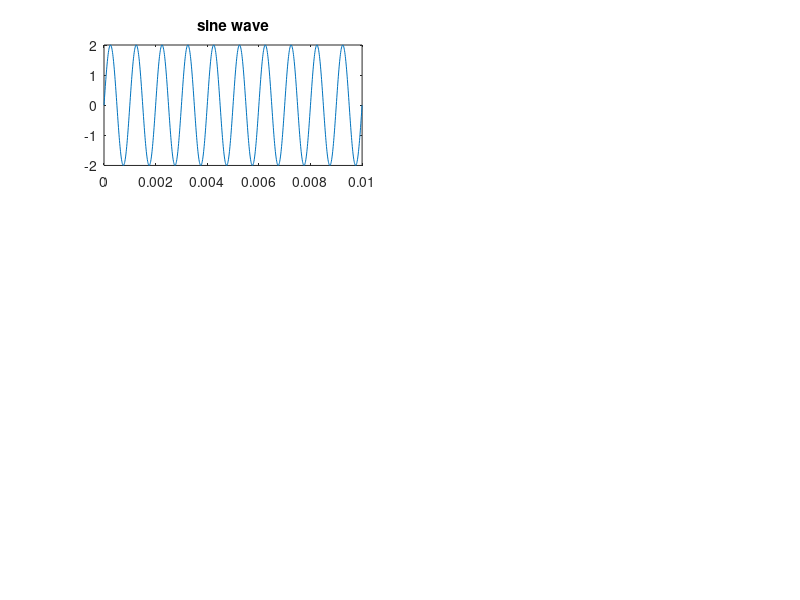

This chart was generated by the following MATLAB code: (Note: this script raises an error after producing the figure.)
% x(t)=2*sin*2*pi*1000*T
a = 2;
f=1000;
T=0.01;

hold on

t=0:.00001:T;
y= a*sin(2*pi*f*t);
subplot(3,2,1);
plot(t,y);
title('sine wave')

H(i-j+1)
N=500;
n=0:N-1;
fs=15*f;
y= a*sin(2*pi*(f/fs)*n);
subplot(3,2,2);
stem(n,y);
title('discrete signal')


ham=.54-.46*cos((2*pi*n)/(N-1))
subplot(3,2,3);
plot(ham);
title('hamming window')


hamy=ham.*y;
subplot(3,2,4)
plot(hamy)
title('multiply y(n) with hamming window');


rectwindow=ones(1,N);
recy=y .* rectwindow;
subplot(3,2,5);
plot(recy);
title('multiply y(n)with rectangular window');

triangular=1-abs((2*n-N+1)/(N-1))
triy=triangular.*y;

subplot(3,2,6)
plot(triy)
title('multiply with triangular window')